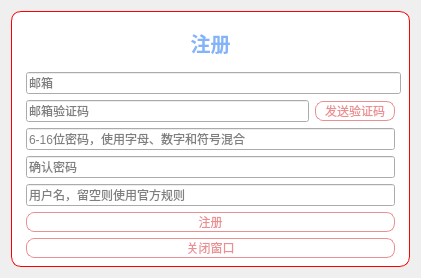
<?xml version="1.0" encoding="UTF-8"?>
<ui version="4.0">
 <class>Register_Form</class>
 <widget class="QWidget" name="Register_Form">
  <property name="geometry">
   <rect>
    <x>0</x>
    <y>0</y>
    <width>421</width>
    <height>256</height>
   </rect>
  </property>
  <property name="windowTitle">
   <string>注册账号</string>
  </property>
  <layout class="QGridLayout" name="gridLayout">
   <item row="0" column="0">
    <widget class="QWidget" name="widget" native="true">
     <property name="styleSheet">
      <string notr="true">#widget {
    background-color: white;
border:1px solid red;
    border-radius: 10px;
}</string>
     </property>
     <layout class="QGridLayout" name="gridLayout_2">
      <item row="2" column="2">
       <widget class="QPushButton" name="sendcode_Button">
        <property name="minimumSize">
         <size>
          <width>80</width>
          <height>0</height>
         </size>
        </property>
        <property name="styleSheet">
         <string notr="true">QPushButton:!hover{
		border:1px solid rgb(234,144,146);
	color: rgb(234,144,146);
	font: 75 8pt &quot;微软雅黑&quot;;
border-radius:8px;
	
}

QPushButton:hover{

	border:1px solid rgb(234,144,146);
	background-color:#faefef;
	color: rgb(234,144,146);
	font: 75 8pt &quot;微软雅黑&quot;;
border-radius:8px;

}</string>
        </property>
        <property name="text">
         <string>发送验证码</string>
        </property>
       </widget>
      </item>
      <item row="3" column="1" colspan="2">
       <widget class="QLineEdit" name="password_lineEdit">
        <property name="placeholderText">
         <string>6-16位密码，使用字母、数字和符号混合</string>
        </property>
       </widget>
      </item>
      <item row="5" column="1" colspan="2">
       <widget class="QLineEdit" name="name_lineEdit">
        <property name="placeholderText">
         <string>用户名，留空则使用官方规则</string>
        </property>
       </widget>
      </item>
      <item row="2" column="1">
       <widget class="QLineEdit" name="code_lineEdit">
        <property name="placeholderText">
         <string>邮箱验证码</string>
        </property>
       </widget>
      </item>
      <item row="1" column="1" colspan="3">
       <widget class="QLineEdit" name="email_lineEdit">
        <property name="placeholderText">
         <string>邮箱</string>
        </property>
       </widget>
      </item>
      <item row="0" column="0" colspan="4">
       <widget class="QLabel" name="label">
        <property name="font">
         <font>
          <pointsize>15</pointsize>
          <weight>75</weight>
          <italic>false</italic>
          <bold>true</bold>
         </font>
        </property>
        <property name="styleSheet">
         <string notr="true">QLabel{
	color: rgb(131,179,249);
font: '新宋体';
font-weight:bold;
padding-top:8px;
padding-bottom:8px;
}
</string>
        </property>
        <property name="text">
         <string>注册</string>
        </property>
        <property name="alignment">
         <set>Qt::AlignCenter</set>
        </property>
       </widget>
      </item>
      <item row="4" column="1" colspan="2">
       <widget class="QLineEdit" name="agian_lineEdit">
        <property name="placeholderText">
         <string>确认密码</string>
        </property>
       </widget>
      </item>
      <item row="6" column="1" colspan="2">
       <widget class="QPushButton" name="register_Button">
        <property name="styleSheet">
         <string notr="true">QPushButton:!hover{
		border:1px solid rgb(234,144,146);
	color: rgb(234,144,146);
	font: 75 9pt &quot;微软雅黑&quot;;
border-radius:8px;
	
}

QPushButton:hover{

	border:1px solid rgb(234,144,146);
	background-color:#faefef;
	color: rgb(234,144,146);
	font: 75 8pt &quot;微软雅黑&quot;;
border-radius:8px;

}</string>
        </property>
        <property name="text">
         <string>注册</string>
        </property>
       </widget>
      </item>
      <item row="7" column="1" colspan="2">
       <widget class="QPushButton" name="closeButton">
        <property name="styleSheet">
         <string notr="true">QPushButton:!hover{
		border:1px solid rgb(234,144,146);
	color: rgb(234,144,146);
	font: 75 9pt &quot;微软雅黑&quot;;
border-radius:8px;
	
}

QPushButton:hover{

	border:1px solid rgb(234,144,146);
	background-color:#faefef;
	color: rgb(234,144,146);
	font: 75 8pt &quot;微软雅黑&quot;;
border-radius:8px;

}</string>
        </property>
        <property name="text">
         <string>关闭窗口</string>
        </property>
       </widget>
      </item>
     </layout>
    </widget>
   </item>
  </layout>
 </widget>
 <tabstops>
  <tabstop>email_lineEdit</tabstop>
  <tabstop>code_lineEdit</tabstop>
  <tabstop>password_lineEdit</tabstop>
  <tabstop>agian_lineEdit</tabstop>
  <tabstop>name_lineEdit</tabstop>
  <tabstop>register_Button</tabstop>
  <tabstop>closeButton</tabstop>
  <tabstop>sendcode_Button</tabstop>
 </tabstops>
 <resources/>
 <connections/>
</ui>
